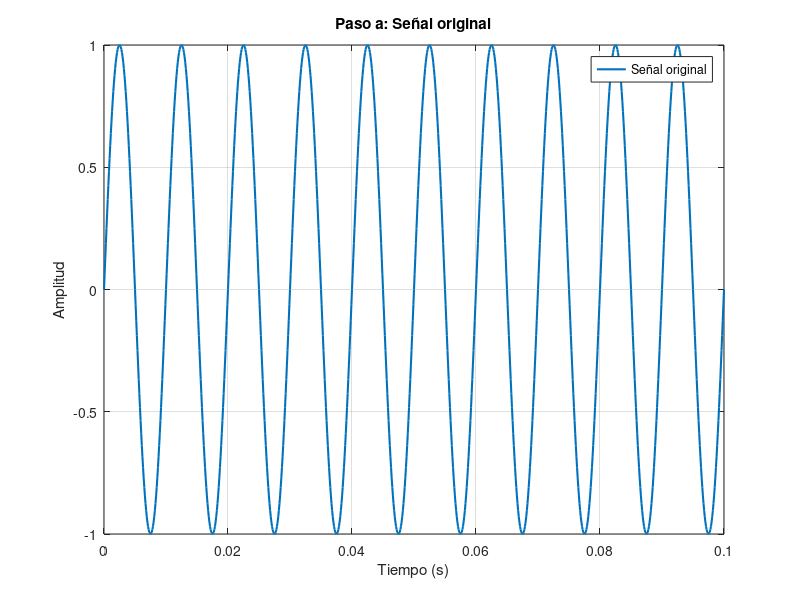
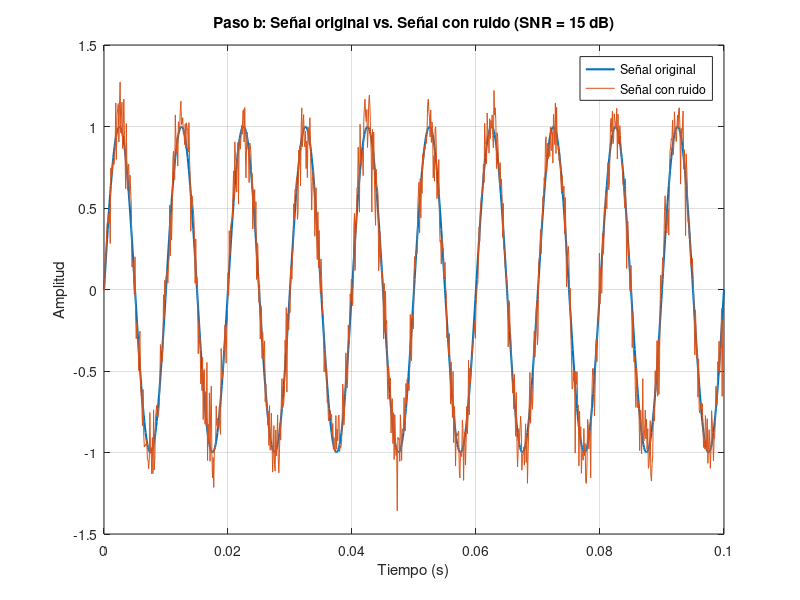
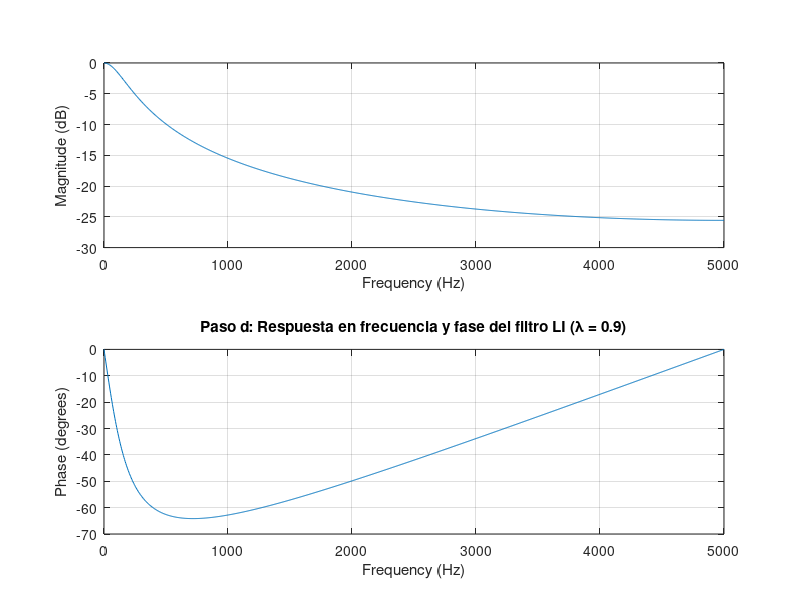
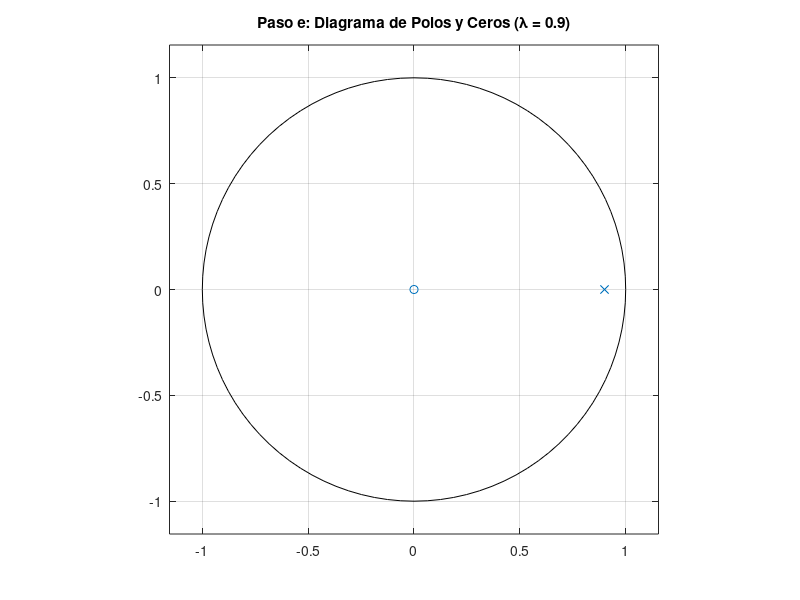

These charts were generated, in order, by the following MATLAB code: (Note: this script raises an error after producing the figures.)
clear, clc, close all
% --- Inicialización de parámetros ---
fs = 10000;          % Frecuencia de muestreo en Hz
t = 0:1/fs:0.1;      % Vector de tiempo (0.1 segundos)
f0 = 100;            % Frecuencia fundamental en Hz
%------------------------------------------------------------------------
% a) Genere una señal senoidal con frecuencia fundamental de 100Hz
x = sin(2*pi*f0*t);
% Gráfica para ver la señal
figure;
plot(t, x, 'LineWidth', 1.5); hold on;
title('Paso a: Señal original');
xlabel('Tiempo (s)');
ylabel('Amplitud');
legend('Señal original');
grid on;
%------------------------------------------------------------------------
% b) Agregue ruido a la señal senoidal con SNR = 15 dB

%SNR_dB = 15;
%x_ruido = awgn(x, SNR_dB, 'measured');

% 1. Calculamos la potencia de la señal original
potencia_seno = var(x); % La varianza es igual a la potencia para señales de media nula
% 2. Calculamos la potencia del ruido necesaria para 15 dB
SNR_dB = 15;
SNR_lineal = 10^(SNR_dB / 10); % Pasamos de dB a escala lineal
potencia_ruido = potencia_seno / SNR_lineal;
% 3. Generamos el vector de ruido blanco gaussiano con la potencia calculada
ruido = sqrt(potencia_ruido) * randn(size(x));
% 4. Sumamos las dos señales
x_ruido = x + ruido;
% Gráfica para comparar ambas señales 
figure;
plot(t, x, 'LineWidth', 1.5); hold on;
plot(t, x_ruido); hold off;
title('Paso b: Señal original vs. Señal con ruido (SNR = 15 dB)');
xlabel('Tiempo (s)');
ylabel('Amplitud');
legend('Señal original', 'Señal con ruido');
grid on;

%------------------------------------------------------------------------
% c) Diseñe un filtro leaking integrator (LI) con lambda = 0.9
lambda = 0.9;
b = 1 - lambda;
a = [1, -lambda];
%------------------------------------------------------------------------
% d) Gráfica de respuesta en frecuencia y fase
figure;
freqz(b, a, 1024, fs); 
title('Paso d: Respuesta en frecuencia y fase del filtro LI (\lambda = 0.9)');

% Cálculo de la frecuencia de corte fco
fco = -log(lambda) * fs / pi; % (log() en MATLAB representa el logaritmo natural)
fprintf('La frecuencia de corte fco para lambda=0.9 es: %.2f Hz\n', fco);
%------------------------------------------------------------------------
% e) Determine el cero y el polo del filtro con la función zplane()
figure;
zplane(b, a);
title('Paso e: Diagrama de Polos y Ceros (\lambda = 0.9)');

% Cálculo numérico para la consola
ceros = roots(b);
polos = roots(a);

fprintf('\n Polos y ceros del filtro\n');
disp('Ceros del filtro (raíces del numerador):');
disp(ceros);
disp('Polos del filtro (raíces del denominador):');
disp(polos);
%------------------------------------------------------------------------
% f) Aplique el filtro LI a la señal con ruido usando filter()
x_filtrada = filter(b, a, x_ruido);
%------------------------------------------------------------------------
% g) Grafique la respuesta en el tiempo de las señales original y filtrada
figure;
plot(t, x, 'b', 'LineWidth', 1.5); hold on;
plot(t, x_filtrada, 'r', 'LineWidth', 1.5); hold off;
title('Paso g: Comparación Temporal (Original vs. Filtrada)');
xlabel('Tiempo (s)');
ylabel('Amplitud');
legend('Señal Original (100 Hz)', 'Señal Filtrada (\lambda = 0.9)');
grid on;
xlim([0 0.05]); % Hacemos zoom en los primeros 50 ms para comparar mejor
figure;
plot(t, x, 'b', 'LineWidth', 1.5); hold on;
plot(t, x_filtrada, 'r', 'LineWidth', 1.5); hold on;
plot(t, x_ruido); hold off;
title('Paso g: Comparación Temporal (Original vs. Filtrada vs. Con Ruido)');
xlabel('Tiempo (s)');
ylabel('Amplitud');
legend('Señal Original (100 Hz)', 'Señal Filtrada (\lambda = 0.9)', 'Señal con ruido sin filtrar');
grid on;
xlim([0 0.05]);
%------------------------------------------------------------------------
% h) Respuesta en frecuencia de las señales original y filtrada usando my_dft()

% Calculamos la DFT para la señal original con ruido
[f_ruido, mag_ruido] = my_dft(x_ruido, fs);

% Calculamos la DFT para la señal filtrada
[f_filt, mag_filt] = my_dft(x_filtrada, fs);

% Armamos la figura con dos subgráficos para comparar
figure;

% Espectro de la señal con ruido (Entrada)
subplot(2,1,1);
plot(f_ruido, mag_ruido, 'b');
title('Paso h: Espectro de magnitud - Señal original con ruido');
xlabel('Frecuencia (Hz)');
ylabel('Magnitud');
xlim([0 500]);
grid on;

% Espectro de la señal filtrada (Salida)
subplot(2,1,2);
plot(f_filt, mag_filt, 'r');
title('Paso h: Espectro de magnitud - Señal filtrada (\lambda = 0.9)');
xlabel('Frecuencia (Hz)');
ylabel('Magnitud');
xlim([0 500]);
grid on;
%------------------------------------------------------------------------

% Armamos la figura con dos subgráficos para comparar
figure;

% Espectro de la señal con ruido (Entrada)
subplot(2,1,1);
plot(f_ruido, mag_ruido, 'b');
title('Paso h: Espectro de magnitud - Señal original con ruido');
xlabel('Frecuencia (Hz)');
ylabel('Magnitud');
ylim([0 0.02]);
grid on;

% Espectro de la señal filtrada (Salida)
subplot(2,1,2);
plot(f_filt, mag_filt, 'r');
title('Paso h: Espectro de magnitud - Señal filtrada (\lambda = 0.9)');
xlabel('Frecuencia (Hz)');
ylabel('Magnitud');
ylim([0 0.02]);
grid on;
